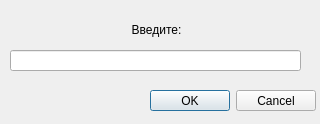
<?xml version="1.0" encoding="UTF-8"?>
<ui version="4.0">
 <class>DialogTextResponse</class>
 <widget class="QDialog" name="DialogTextResponse">
  <property name="geometry">
   <rect>
    <x>0</x>
    <y>0</y>
    <width>320</width>
    <height>124</height>
   </rect>
  </property>
  <property name="windowTitle">
   <string>Dialog</string>
  </property>
  <widget class="QLabel" name="label">
   <property name="geometry">
    <rect>
     <x>16</x>
     <y>20</y>
     <width>281</width>
     <height>20</height>
    </rect>
   </property>
   <property name="text">
    <string>Введите:</string>
   </property>
   <property name="alignment">
    <set>Qt::AlignCenter</set>
   </property>
  </widget>
  <widget class="QLineEdit" name="lineEdit">
   <property name="geometry">
    <rect>
     <x>10</x>
     <y>50</y>
     <width>291</width>
     <height>21</height>
    </rect>
   </property>
  </widget>
  <widget class="QDialogButtonBox" name="buttonBox">
   <property name="geometry">
    <rect>
     <x>150</x>
     <y>90</y>
     <width>166</width>
     <height>21</height>
    </rect>
   </property>
   <property name="standardButtons">
    <set>QDialogButtonBox::Cancel|QDialogButtonBox::Ok</set>
   </property>
  </widget>
 </widget>
 <resources/>
 <connections/>
</ui>
